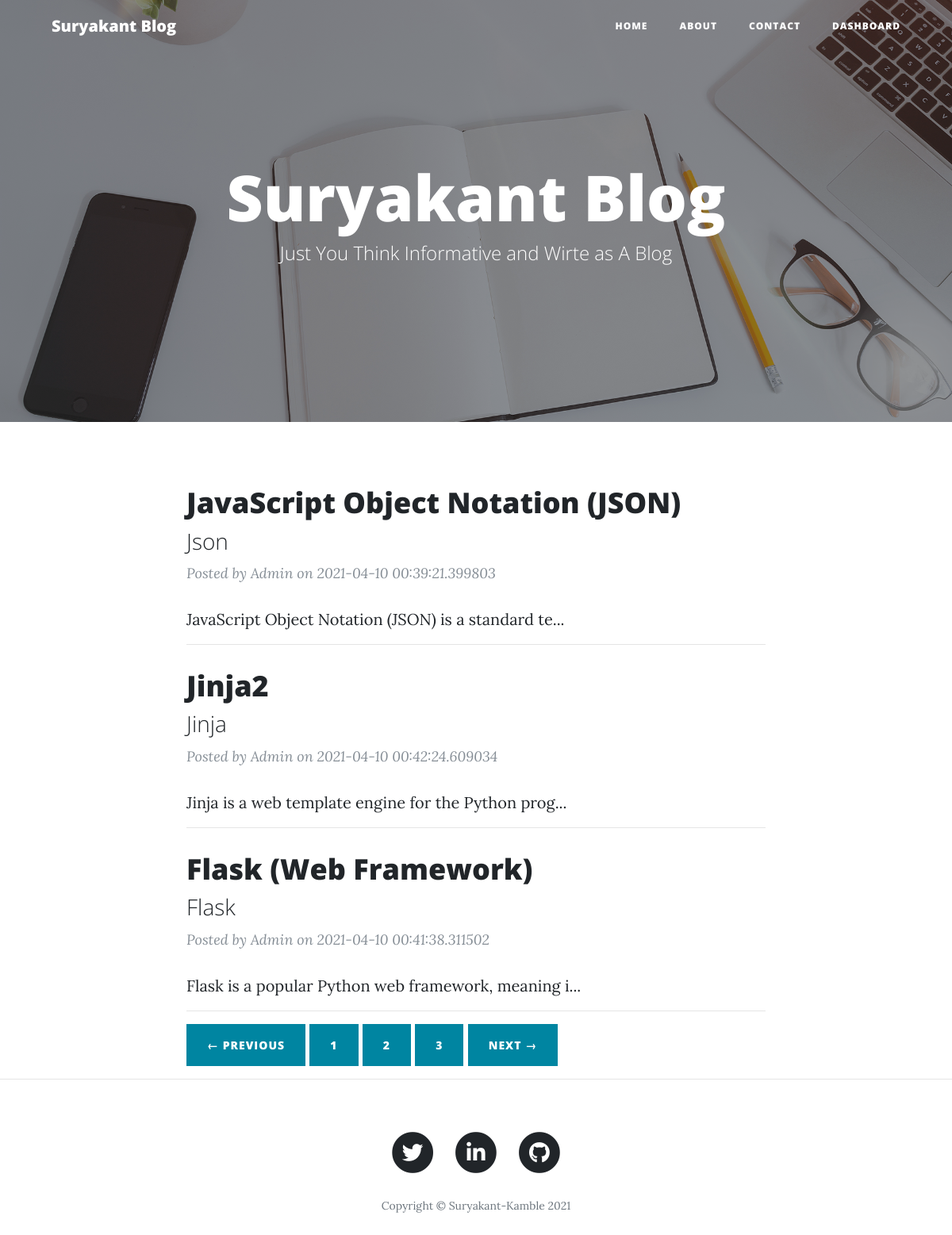
Screenshot of /?page=2 with the database file from the repository.
### main.py (models this page shows)
class Posts(db.Model):
    sr_no = db.Column(db.Integer, primary_key=True)
    name = db.Column(db.String(80), primary_key=True)
    title = db.Column(db.String(80), nullable=False)
    slug = db.Column(db.String(20), nullable=False)
    content = db.Column(db.String(120), nullable=False)
    date_time = db.Column(db.DateTime, default=datetime.utcnow)
    img_file = db.Column(db.String(20), nullable=False)
    sub_title = db.Column(db.String(80), nullable=False)

### main.py (the view)
@app.route('/')
def home():
    post =(Posts.query.filter_by().all())
    lean=len(post)
    page = request.args.get("page", type=int, default=1)
    records = request.args.get("records", type=int, default=3)
    total_pages = math.ceil(lean/records)
    print(total_pages)
    posts = post[(page-1)*records :((page-1)*records) + records]
    if total_pages > page:
        previous= 1
        next = page + 1
    elif page==total_pages:
        previous = page -1
        next= total_pages
    else:
        previous = page -1
        next = page + 1
    return render_template("index.html",records=records,next=next,previous=previous, lean=total_pages, param=con_param, posts=posts)

### templates/index.html
{% extends "layout.html" %}
{% block body %}
  <header class="masthead" style="background-image: url('{{url_for('static', filename='img/home-bg.jpg')}}')">
    <div class="overlay"></div>
    <div class="container">
      <div class="row">
        <div class="col-lg-8 col-md-10 mx-auto">
          <div class="site-heading">
            <h1>{{param['blog_name']}}</h1>
            <span class="subheading">{{param['tag_line']}}</span>
          </div>
        </div>
      </div>
    </div>
  </header>
  <div class="container">
    <div class="row">
      <div class="col-lg-8 col-md-10 mx-auto">
      {% for post in posts %}
            <div class="post-preview">
              <a href="/post/{{post.slug}}">
                <h2 class="post-title">
                  {{post.title}}
                </h2>
                <h3 class="post-subtitle">
                 {{post.sub_title}}
                </h3>
              </a>
              <p class="post-meta">Posted by
               {{post.name}}
                on {{post.date_time}}</p>
            </div>
            {{post.content[0:50]}}...
            <hr>
      {% endfor %}
        <div class="clearfix">
            <a class="btn btn-primary btn-sm" href="/?page={{ previous }}">&larr; Previous </a>
              {% for i in range(1,lean+1) %}
                <a class="btn btn-primary" href="/?page={{i}}">{{i}}</a>
              {% endfor %}
            <a href="/?page={{next}}"><button class="btn btn-sm btn-primary">Next &rarr;</button></a>
          </div>
      </div>
    </div>
  </div>
 {% endblock %}

### rows the page displays
Posts: title "JavaScript Object Notation (JSON)", sub_title "Json", name "Admin", date_time "2021-04-10 00:39:21.399803", content "JavaScript Object Notation (JSON) is a standard te"
Posts: title "Jinja2", sub_title "Jinja", name "Admin", date_time "2021-04-10 00:42:24.609034", content "Jinja is a web template engine for the Python prog"
Posts: title "Flask (Web Framework)", sub_title "Flask", name "Admin", date_time "2021-04-10 00:41:38.311502", content "Flask is a popular Python web framework, meaning i"

### other values shown
{{ param['blog_name'] }} "Suryakant Blog"
{{ param['tag_line'] }} "Just You Think Informative and Wirte as A Blog"
{{ i }} "1" "2" "3"
